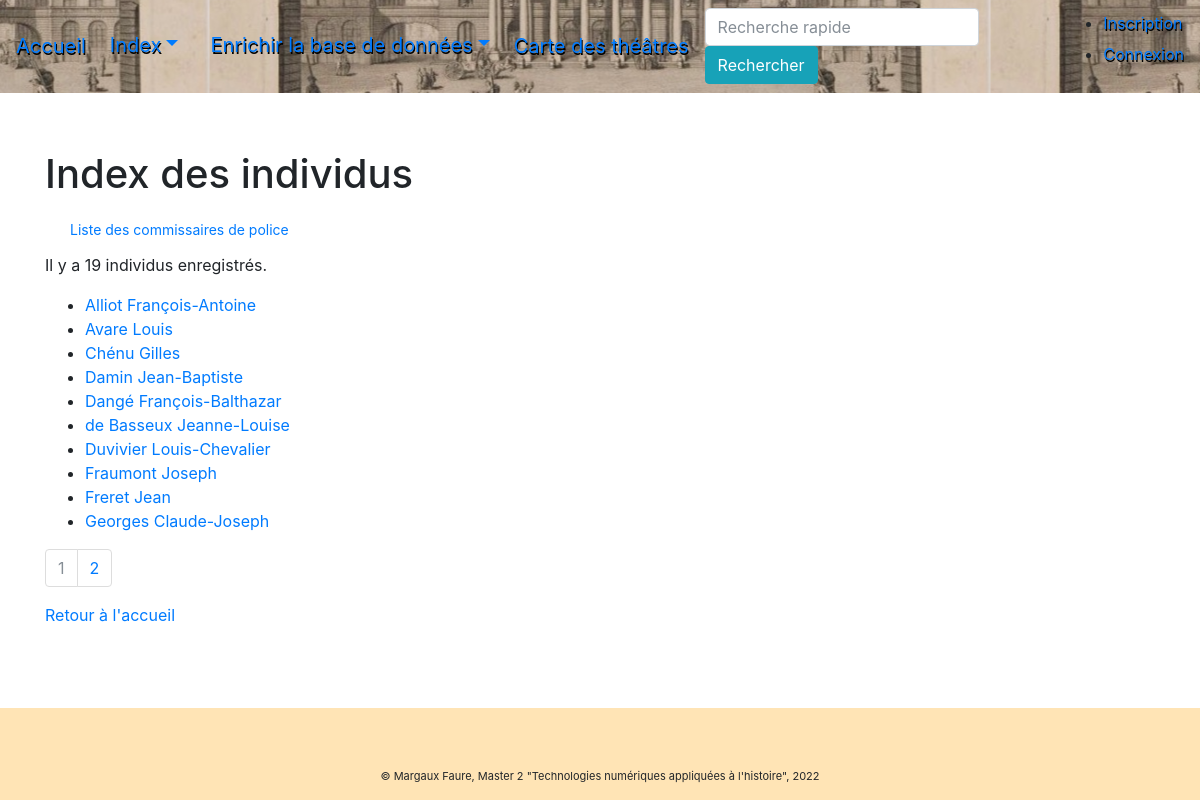
/personnes, run on the app's committed database.
### pv_theatres/modeles/donnees.py (models this page shows, shortened)
class Personne(db.Model):
    id = db.Column(db.Integer, nullable=False, autoincrement=True, primary_key=True)
    nom = db.Column(db.Text, nullable=False)
    prenom = db.Column(db.Text)
    qualite = db.Column(db.Text)
    proces_verbaux_commissaires = db.relationship("ProcesVerbal", back_populates="commissaires",
                                                  foreign_keys="ProcesVerbal.id_commissaire")
    proces_verbaux_victimes = db.relationship("ProcesVerbal", back_populates="victimes",
                                              foreign_keys="ProcesVerbal.id_victime")
    adresses = db.relationship("Adresse", secondary=Habite, back_populates="personnes")
    authorships = db.relationship("Authorship", back_populates="personne")

### pv_theatres/routes/generic.py (the view)
@app.route("/personnes")
def personnes_liste():
    page = request.args.get("page", 1)
    if isinstance(page, str) and page.isdigit():
        page = int(page)
    else:
        page = 1
    personnes = Personne.query.order_by(func.lower(Personne.nom)).paginate(page=page, per_page=RESULTATS_PAR_PAGE)
    return render_template("pages/personnes.html", nom="Personnes", personnes=personnes)

### pv_theatres/templates/pages/personnes.html (shortened to what this page needs)
{% extends "conteneur.html" %}
{% block corps %}
{% if personnes %}
    <h1>Index des individus</h1>
    <nav class="navbar">
        <a class="btn btn-sm" type="button" href="{{url_for('commissaires_liste')}}">Liste des commissaires de police</a>
    </nav>
    <p>Il y a {{personnes.total}} individus enregistrés.</p>
    <ul>
    {% for personne in personnes.items %}
        <li><a href="{{url_for('personne', id=personne.id)}}">{{personne.nom}} {{personne.prenom}}</a></li>
    {% endfor %}
    </ul>
     <nav aria-label="research-pagination">
            <ul class="pagination">
                {%- for page in personnes.iter_pages() %}
                    {% if page %}
                        {% if page != personnes.page %}
                            <li class="page-item">
                                <a class="page-link" href="{{ url_for('personnes_liste', page=page) }}">{{page}}</a>
                            </li>
                        {% else %}
                            <li class="page-item active disabled">
                                <a class="page-link">{{page}} <span class="sr-only">(actuelle)</span></a>
                            </li>
                        {% endif %}
                    {% else %}
                        <li class="page-item disabled">
                            <a class="page-link">...</a>
                        </li>
                    {% endif %}
                {%- endfor %}
            </ul>
        </nav>
    <p><a href="{{url_for('accueil')}}">Retour à l'accueil</a></p>
    {% else %}
        <p>La base de données est en cours de constitution</p>
    {% endif %}
{% endblock %}

### pv_theatres/templates/conteneur.html (shortened to what this page needs)
<!DOCTYPE html>
<html lang="fr">
    <head>
        {% include "partials/css.html" %}
    </head>
    <body>
    <nav class="navbar navbar-expand-md fixed-top justify-content-between hero">
          <a class="navbar-brand menu" href="{{url_for('accueil')}}">Accueil</a>
          <ul class="navbar-nav mr-auto">
             <li class="nav-item dropdown">
                <a class="nav-link dropdown-toggle navbar-brand menu" href="#" id="navbarDropdown" role="button" data-toggle="dropdown" aria-haspopup="true" aria-expanded="false">Index</a>
             </li>
             <li class="nav-item dropdown">
                <a class="nav-link dropdown-toggle navbar-brand menu" href="#" id="navbarDropdown" role="button" data-toggle="dropdown" aria-haspopup="true" aria-expanded="false">Enrichir la base de données</a>
             </li>
             <a class="navbar-brand menu" href="{{url_for('carte')}}">Carte des théâtres</a>
          </ul>
            <form class="form-inline" action="{{url_for("recherche")}}" method="GET">
                <input class="form-control" name="keyword" type="search" placeholder="Recherche rapide" aria-label="Recherche">
                <button class="btn btn-info" type="submit">Rechercher</button>
            </form>
            <ul>
                 {% if not current_user.is_authenticated %}
              <li class="nav-item">
                <a class="nav-link menu" href="{{url_for("inscription")}}">Inscription</a>
              </li>
              <li class="nav-item">
                <a class="nav-link menu" href="{{url_for("connexion")}}">Connexion</a>
              </li>
            {% else %}
              <li class="nav-item">
                <a class="nav-link menu" href="{{url_for("deconnexion")}}">Déconnexion ({{current_user.user_nom}})</a>
              </li>
            {% endif %}
            </ul>
        </nav>
      <div class="container">
        <div class="row">
            <div class="col">
        {% block corps %}
        {% endblock %}
            </div>
        </div>
      </div>
    </body>
    <footer class="fixed-bottom" style="background-color:#ffe4b5;">
        <div style="text-align:center; margin-top:20px;">
	        <figure>
	        </figure>
        </div>
        <div style="text-align: center;">
	    <p style="font-size:11px">© Margaux Faure, Master 2 "Technologies numériques appliquées à l'histoire", 2022</p>
    </footer>
</html>

### pv_theatres/templates/partials/css.html (shortened to what this page needs)
<link rel="stylesheet" href="{{ url_for('static', filename='css/bootstrap.css')}}">
<link rel="stylesheet" href="https://unpkg.com/leaflet@1.3.1/dist/leaflet.css" />

### data on the page
Personne: nom "Alliot", prenom "François-Antoine"
Personne: nom "Avare", prenom "Louis"
Personne: nom "Chénu", prenom "Gilles"
Personne: nom "Damin", prenom "Jean-Baptiste"
Personne: nom "Dangé", prenom "François-Balthazar"
Personne: nom "de Basseux", prenom "Jeanne-Louise"
Personne: nom "Duvivier", prenom "Louis-Chevalier"
Personne: nom "Fraumont", prenom "Joseph"
Personne: nom "Freret", prenom "Jean"
Personne: nom "Georges", prenom "Claude-Joseph"

### other printed values
{{ personnes.total }} "19"
{{ page }} "1"
{{ page }} "2"
